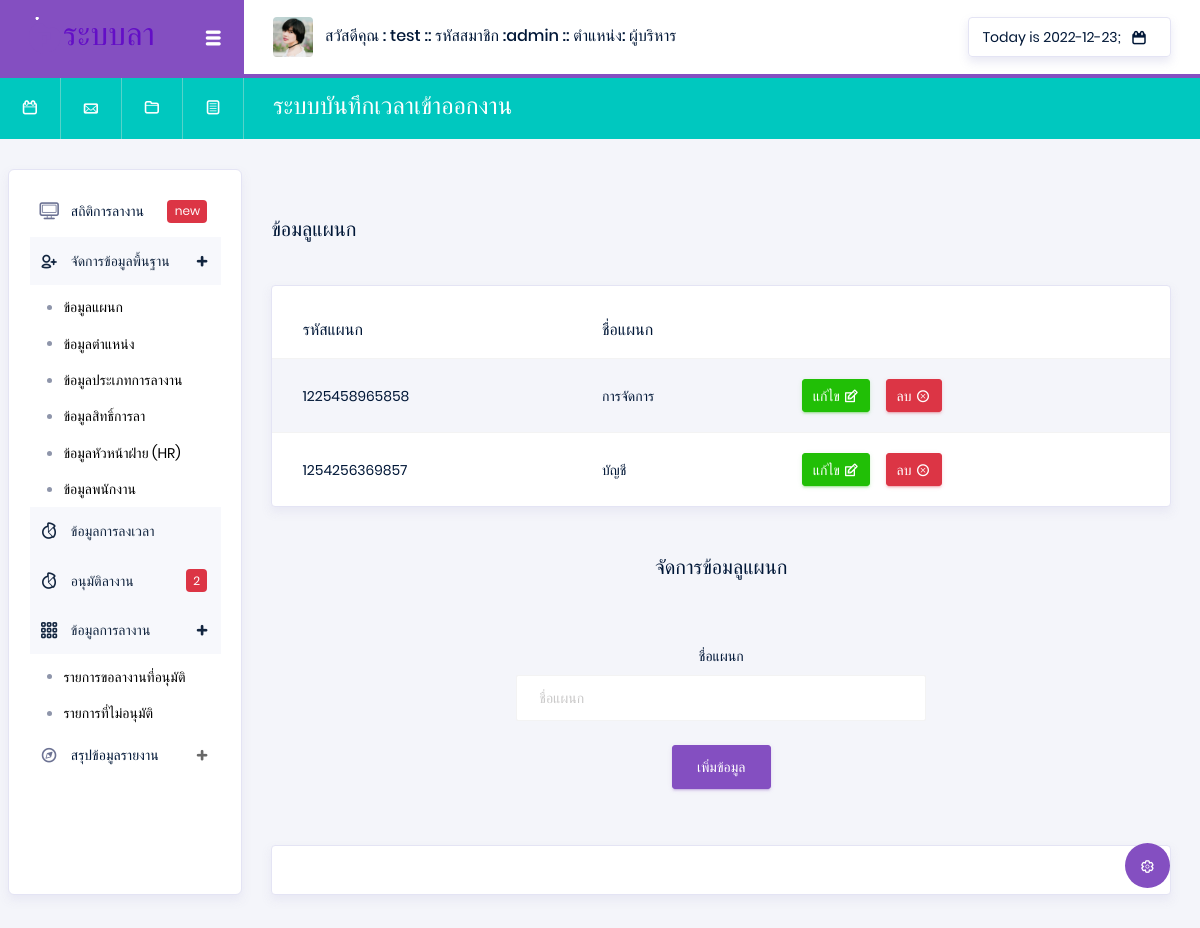
Before: /index.php?p=department (signed in) with the older database file.
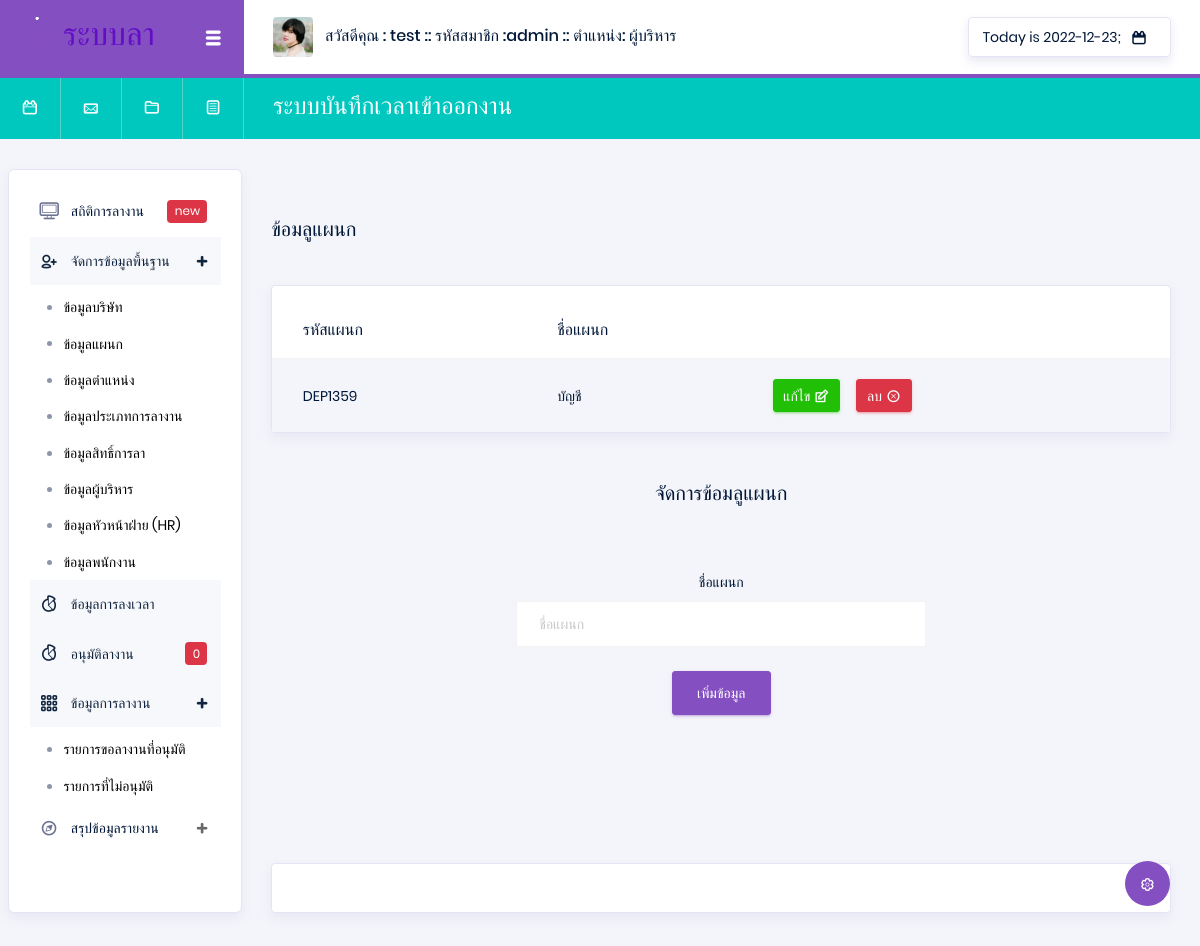
After: the same page with the newer database file.
### tables this page shows
CREATE TABLE `position` (
  `Pos_id` varchar(13) NOT NULL,
  `Pos_name` varchar(50) NOT NULL
);

CREATE TABLE `department` (
  `Dep_id` varchar(13) NOT NULL,
  `Dep_name` varchar(50) NOT NULL
);

### api/showData.php (called while the page is built, shortened)
<?php
$Pos_id = $_SESSION['Pos_id'];
@$ShowPosition = "SELECT * FROM position WHERE  Pos_id =  '$Pos_id' ";
@$SQLShowPosition = mysqli_query($con, $ShowPosition) or die("Error in query: $ShowPosition ");
while ($Showposition = mysqli_fetch_array($SQLShowPosition)) {
    @$Pos_name = $Showposition['Pos_name'];
}
@$department = "SELECT * FROM department  ";
@$Sqldepartment = mysqli_query($con, $department) or die("Error in query: $department ");

### pages/system/department.php (the view, shortened to what the changed rows need)
<div class="main-panel">
    <div class="content-wrapper">
        <br> <br>
        <?php
        extract(@$_GET);
        ?>
        <div class="row">
            <div class="col-xl-6 grid-margin stretch-card flex-column">
                <h5 class="mb-2 text-titlecase mb-4">ข้อมลูแผนก</h5>
            </div>
        </div>
            <div class="row">
                <div class="col-md-12">
                    <div class="card">
                        <div class="table-responsive pt-3">
                            <table style="" class="table table-striped project-orders-table">
                                <thead>
                                    <tr>
                                        <th class="ml-5">รหัสแผนก</th>
                                        <th>ชื่อแผนก</th>
                                    </tr>
                                </thead>
                                <tbody>
                                    <?php
                                    while ($Showdepartment = mysqli_fetch_array($Sqldepartment)) {
                                    ?>
                                        <tr>
                                            <td><?php echo $Showdepartment['Dep_id'] ?></td>
                                            <td><?php echo $Showdepartment['Dep_name'] ?></td>
                                            <td>
                                                <div class="d-flex align-items-center">
                                                    <button type="button" data-toggle="modal" data-target="#addnullDepartment" onclick="edtiDepartment(Dep_id =<?php echo $Showdepartment['Dep_id'] ?>)" class="btn btn-success btn-sm btn-icon-text mr-3">
                                                        แก้ไข
                                                        <i class="typcn typcn-edit btn-icon-append"></i>
                                                    </button>
                                                    <a href="./api/api_system.php?str=deleteDepartment&Dep_id=<?php echo $Showdepartment['Dep_id']; ?>" onclick="return confirm('คุณแน่ใจว่าจะลบข้อมูลใช่หรือไม่');" type="button" class="btn btn-danger btn-sm btn-icon-text">
                                                        ลบ
                                                        <i class="typcn typcn-delete-outline btn-icon-append"></i>
                                                    </a>
                                                </div>
                                            </td>
                                        </tr>
                                    <?php } ?>
                                </tbody>
                            </table>
                        </div>
                    </div>
                </div>
            </div>
        <br><br>
        <center>
            <h5 class="mb-2 text-titlecase mb-4">จัดการข้อมลูแผนก</h5>
            <div class="card-body col-md-6">
                <form class="forms-sample" action="./api/api_system.php" method="POST">
                    <div class="form-group">
                        <label for="exampleInputUsername1">ชื่อแผนก</label>
                        <input type="text" class="form-control" name="Dep_name" id="Dep_name" placeholder="ชื่อแผนก" required>
                    </div>
                    <button type="submit" class="btn btn-primary" id="buttonY"> เพิ่มข้อมูล</button>
                </form>
            </div>
        </center>
    </div>
    <footer class="footer">
        <div class="card">
            <div class="card-body">
            </div>
        </div>
    </footer>
</div>

### Head.php (shortened to what the changed rows need)
<nav class="navbar col-lg-12 col-12 p-0 fixed-top d-flex flex-row">
  <div class="navbar-brand-wrapper d-flex justify-content-center">
    <div class="navbar-brand-inner-wrapper d-flex justify-content-between align-items-center w-100">
      <a class="navbar-brand brand-logo" href="#"><img src="images/logo-dark11.svg" alt="logo" /></a>
      <button class="navbar-toggler navbar-toggler align-self-center" type="button" data-toggle="minimize">
        <span class="typcn typcn-th-menu"></span>
      </button>
    </div>
  </div>
  <div class="navbar-menu-wrapper d-flex align-items-center justify-content-end">
    <ul class="navbar-nav mr-lg-2">
      <li class="nav-item nav-profile dropdown">
        <a class="nav-link" href="#" data-toggle="dropdown" id="profileDropdown">
          <img src="images/faces/face5.jpg" alt="profile" />
          <span class="nav-profile-name">
            สวัสดีคุณ : <?php echo $_SESSION['Emp_name']; ?>
            :: รหัสสมาชิก :<?php echo $_SESSION['Emp_id']; ?>
            :: ตำแหน่ง: <?php echo $Pos_name; ?> </span>
        </a>
      </li>
    </ul>
    <ul class="navbar-nav navbar-nav-right">
      <li class="nav-item nav-date dropdown">
        <a class="nav-link d-flex justify-content-center align-items-center" href="javascript:;">
          <h6 class="date mb-0"> <?php echo "Today is " . date("Y-m-d") ?>;</h6>
          <i class="typcn typcn-calendar"></i>
        </a>
      </li>
    </ul>
  </div>
</nav>
<nav class="navbar-breadcrumb col-xl-12 col-12 d-flex flex-row p-0">
  <div class="navbar-links-wrapper d-flex align-items-stretch">
    <div class="nav-link">
      <a href="javascript:;"><i class="typcn typcn-calendar-outline"></i></a>
    </div>
    <div class="nav-link">
      <a href="javascript:;"><i class="typcn typcn-mail"></i></a>
    </div>
    <div class="nav-link">
      <a href="javascript:;"><i class="typcn typcn-folder"></i></a>
    </div>
    <div class="nav-link">
      <a href="javascript:;"><i class="typcn typcn-document-text"></i></a>
    </div>
  </div>
  <div class="navbar-menu-wrapper d-flex align-items-center justify-content-end">
    <ul class="navbar-nav mr-lg-2">
      <li class="nav-item ml-0">
        <h4 class="mb-0">ระบบบันทึกเวลาเข้าออกงาน </h4>
      </li>
    </ul>
  </div>
</nav>
<div class="container-fluid page-body-wrapper">
  <div class="theme-setting-wrapper">
    <div id="settings-trigger"><i class="typcn typcn-cog-outline"></i></div>
  </div>

### ListNan.php (shortened to what the changed rows need)
<?php
@$leavefd = "SELECT * FROM `leave` WHERE  Leave_status = 1 ORDER BY Leave_date DESC;   ";
@$Sqlleavefd = mysqli_query($con, $leavefd) or die("Error in query: $leavefd ");
@$numd = mysqli_num_rows($Sqlleavefd);
?>
<nav class="sidebar sidebar-offcanvas" id="sidebar">
  <ul class="nav">
    <li class="nav-item">
      <a class="nav-link" href="#">
        <i class="typcn typcn-device-desktop menu-icon"></i>
        <span class="menu-title">สถิติการลางาน</span>
        <div class="badge badge-danger">new</div>
      </a>
    </li>
    <li class="nav-item">
      <a class="nav-link" data-toggle="collapse" href="#auth" aria-expanded="false" aria-controls="auth">
        <i class="typcn typcn-user-add-outline menu-icon"></i>
        <span class="menu-title">จัดการข้อมูลพื้นฐาน</span>
        <i class="menu-arrow"></i>
      </a>
      <div class="collapse" id="auth">
        <ul class="nav flex-column sub-menu">
          <?php
          if ($_SESSION['Pos_id'] == 'POS1254') { ?>
            <li class="nav-item"> <a class="nav-link" href="index.php?p=constant"> ข้อมูลบริษัท </a></li>
          <?php  }  ?>
          <li class="nav-item"> <a class="nav-link" href="index.php?p=department"> ข้อมูลแผนก </a></li>
          <li class="nav-item"> <a class="nav-link" href="index.php?p=position"> ข้อมูลตำแหน่ง </a></li>
          <li class="nav-item"> <a class="nav-link" href="index.php?p=peleave1"> ข้อมูลประเภทการลางาน </a></li>
          <li class="nav-item"> <a class="nav-link" href="index.php?p=peleave"> ข้อมูลสิทธิ์การลา </a></li>
          <?php
          if ($_SESSION['Pos_id'] == 'POS1254') { ?>
            <li class="nav-item"> <a class="nav-link" href="index.php?p=employeeCEO"> ข้อมูลผู้บริหาร </a></li>
          <?php  }  ?>
          <li class="nav-item"> <a class="nav-link" href="index.php?p=employeeHR"> ข้อมูลหัวหน้าฝ่าย (HR) </a></li>
          <li class="nav-item"> <a class="nav-link" href="index.php?p=employeeEmp"> ข้อมูลพนักงาน </a></li>
        </ul>
      </div>
    </li>
    <li class="nav-item">
      <a class="nav-link" href="index.php?p=timetable">
        <i class="typcn typcn-chart-pie-outline menu-icon"></i>
        <span class="menu-title">ข้อมูลการลงเวลา</span>
      </a>
    </li>
    <li class="nav-item">
      <a class="nav-link" href="index.php?p=leave1">
        <i class="typcn typcn-chart-pie-outline menu-icon"></i>
        <span class="menu-title">อนุมัติลางาน</span>
        <div class="badge badge-danger"><?php echo $numd ?></div>
      </a>
    </li>
    <li class="nav-item">
      <a class="nav-link" data-toggle="collapse" href="#tables" aria-expanded="false" aria-controls="tables">
        <i class="typcn typcn-th-small-outline menu-icon"></i>
        <span class="menu-title">ข้อมูลการลางาน</span>
        <i class="menu-arrow"></i>
      </a>
      <div class="collapse" id="tables">
        <ul class="nav flex-column sub-menu">
          <li class="nav-item"> <a class="nav-link" href="index.php?p=leave2">รายการขอลางานที่อนุมัติ</a></li>
          <li class="nav-item"> <a class="nav-link" href="index.php?p=leave3">รายการที่ไม่อนุมัติ</a></li>
        </ul>
      </div>
    </li>
    <li class="nav-item">
      <a class="nav-link" data-toggle="collapse" href="#icons" aria-expanded="false" aria-controls="icons">
        <i class="typcn typcn-compass menu-icon"></i>
        <span class="menu-title">สรุปข้อมูลรายงาน</span>
        <i class="menu-arrow"></i>
      </a>
    </li>
  </ul>
</nav>

Changed rows visible on the page:
removed department: Dep_id "1225458965858", Dep_name "การจัดการ"
removed department: Dep_id "1254256369857", Dep_name "บัญชี"
added department: Dep_id "DEP1359", Dep_name "บัญชี"
Other visible differences:
$numd: "2" → "0"
text now shown: "ข้อมูลบริษัท ข้อมูลผู้บริหาร"
